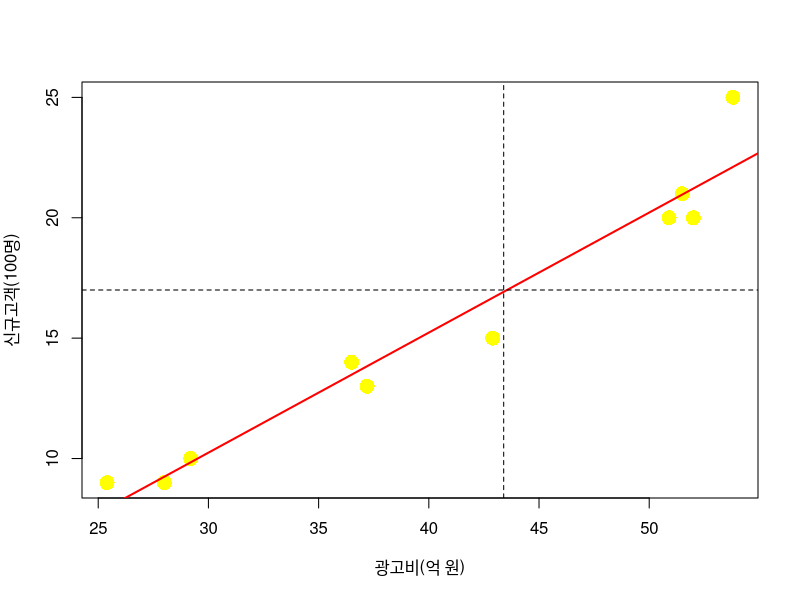

Reproduce this figure in R.
X <- c(36.5, 28.0, 42.9, 52.0, 51.5, 53.8, 25.4, 37.2, 50.9, 29.2) # 광고비(억 원)
Y <- c(14, 9, 15, 20, 21, 25, 9, 13, 20, 10) # 신규고객(100명)

plot(X, Y, pch=16, cex = 2, xlab = "광고비(억 원)", ylab = "신규고객(100명)", col = "yellow")
abline(lm(Y ~ X), lwd=2, col="red") # 회귀직선

lm_model <- lm(X ~ Y)

predict(lm_model, newdata = data.frame(Y = 17)) # 신규고객 1700명 일때 광고비 지출
abline(h=17, lty=2) # 신규고객 1700명 일때 광고비 지출

abline(v = predict(lm_model, newdata = data.frame(Y = 17)), lty=2) # 신규고객 1700명 일때 광고비 지출